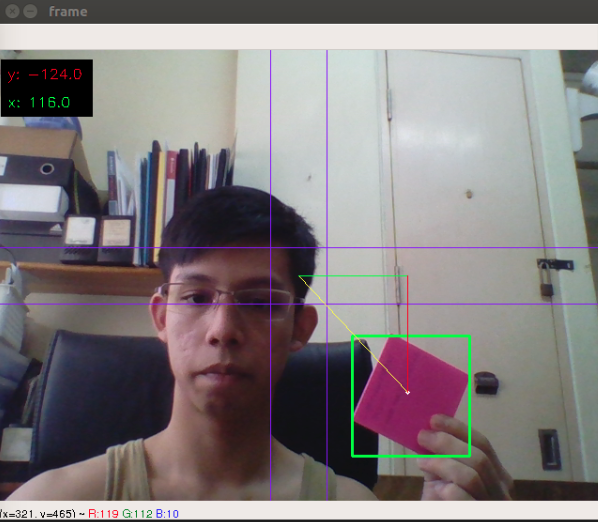
#> input picture Images/Guidelines.png, 598 x 522 px, given in place of the camera
$ python object_tracking.py   (older library calls are emulated)
#> lines starting #> are read from the running program, lines starting #| are printed output that depends on the picture; after the words box and inside, x2 and y2 are one past the last pixel; in counts of white or black regions, pixels touching at a corner belong together
from collections import deque
import numpy as np
import cv2
import imutils

# upper and lower bounds for colour detection, in HSV
pinkLower = np.array([145, 100, 80])
pinkUpper = np.array([165, 255, 255])

cap = cv2.VideoCapture(0) # using webcam capture

img = cap.read()[1]
#> img is the input picture: shape (522, 598, 3); mean B, G, R 125.7, 124.1, 130.3
height, width, channels = img.shape # getting the resolution of the capture to find center of the capture
#> height = 522; width = 598; channels = 3
print("height: {}, width: {}".format(height, width))
#| height: 522, width: 598

while(True):

    ret, frame = cap.read()

    # frame = imutils.resize(frame, width = 600)
    blurred = cv2.GaussianBlur(frame, (11,11), 0)
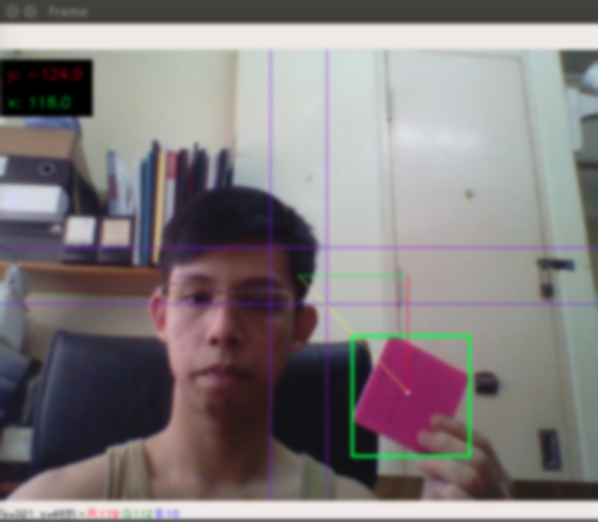
#> blurred: shape (522, 598, 3); mean B, G, R 125.7, 124.2, 130.4
    hsv = cv2.cvtColor(blurred, cv2.COLOR_BGR2HSV)
#> hsv: shape (522, 598, 3); mean H, S, V 72.6, 44.4, 136.2

    # image processing
    mask = cv2.inRange(hsv, pinkLower, pinkUpper)
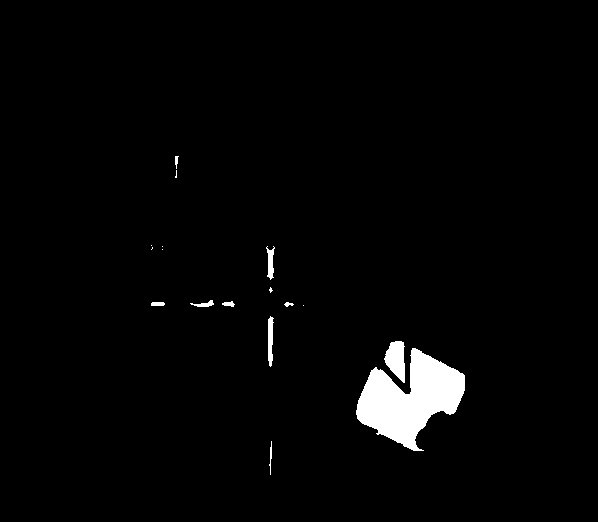
#> mask: shape (522, 598); 2.4% white; 17 white regions (7 under 20 px), largest, box (x1, y1, x2, y2) and area: (356, 348, 465, 451) 6034, (384, 341, 405, 383) 590, (268, 316, 274, 367) 227
    mask = cv2.erode(mask, None, iterations=2)
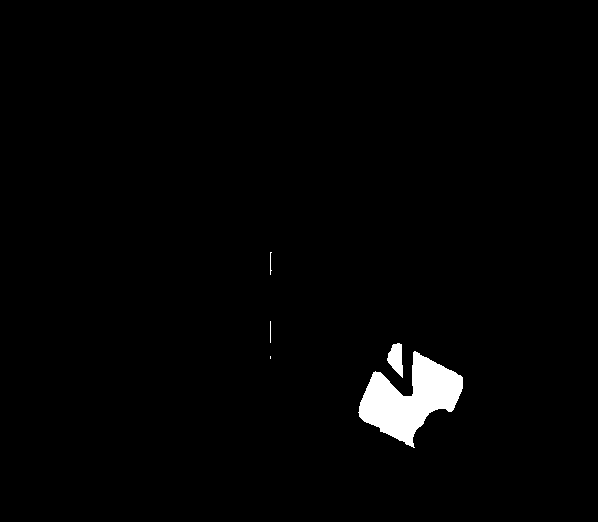
#> mask: shape (522, 598); 1.7% white; 5 white regions (1 under 20 px), largest, box (x1, y1, x2, y2) and area: (358, 351, 463, 448) 5049, (387, 343, 403, 378) 357, (270, 252, 272, 275) 25, (270, 321, 271, 343) 22
    mask = cv2.dilate(mask, None, iterations=2)
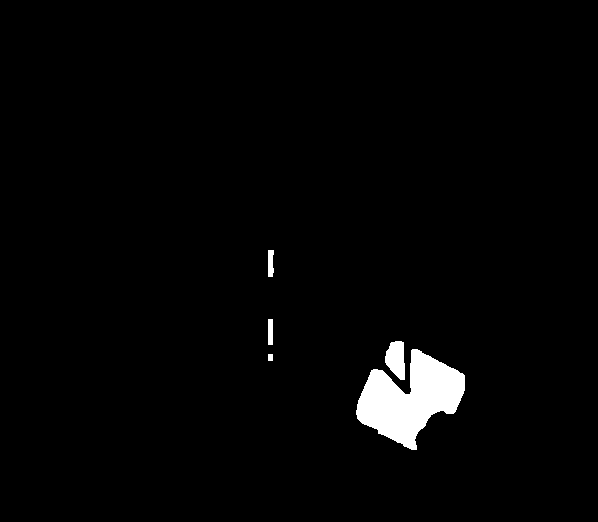
#> mask: shape (522, 598); 2.2% white; 5 white regions

    # getting contours
    cnts = cv2.findContours(mask.copy(), cv2.RETR_EXTERNAL, cv2.CHAIN_APPROX_SIMPLE)
#> cnts = 5 contours; box (x1, y1, x2, y2) and area: (356, 349, 465, 450) 5824, (385, 341, 405, 380) 531, (268, 250, 274, 277) 114, (268, 319, 273, 345) 100, (268, 354, 273, 361) 24
    cnts = cnts[0] if imutils.is_cv2() else cnts[1]
    center = None

    if len(cnts) > 0:

        c = max(cnts, key=cv2.contourArea)
#> c = contour of 186 points, box (x1, y1, x2, y2) (356, 349, 465, 450), area 5824
        x, y, w, h = cv2.boundingRect(c)
#> x = 356; y = 349; w = 109; h = 101
        M = cv2.moments(c)
#> M = moments, m00 5824, centre m10/m00, m01/m00 = (409.7, 398.5)
        center = (int(M["m10"]/M["m00"]), int(M["m01"]/M["m00"]))
#> center = (409, 398)

        if w > 10 and h > 10:
            cv2.rectangle(frame, (x, y), (x+w, y+h), (0, 255, 0), 2)
            cv2.circle(frame, (center), 2, (255, 255, 255), -1)
#> frame: shape (522, 598, 3); mean B, G, R 125.3, 124.8, 129.9
    else:
        center = (int(width/2), int(height/2))

    # drawing lines for visualisation
    cv2.line(frame, (int(width/2 + 30), 0), (int(width/2 + 30), height), (255, 0, 127), 1)
    cv2.line(frame, (int(width/2 - 30), 0), (int(width/2 - 30), height), (255, 0, 127), 1)
    cv2.line(frame, (0, int(height/2 + 30)), (width, int(height/2 + 30)), (255, 0, 127), 1)
    cv2.line(frame, (0, int(height/2 - 30)), (width, int(height/2 - 30)), (255, 0, 127), 1)

    cv2.line(frame, center, (int(width/2), int(height/2)), (0, 255, 255), 1)
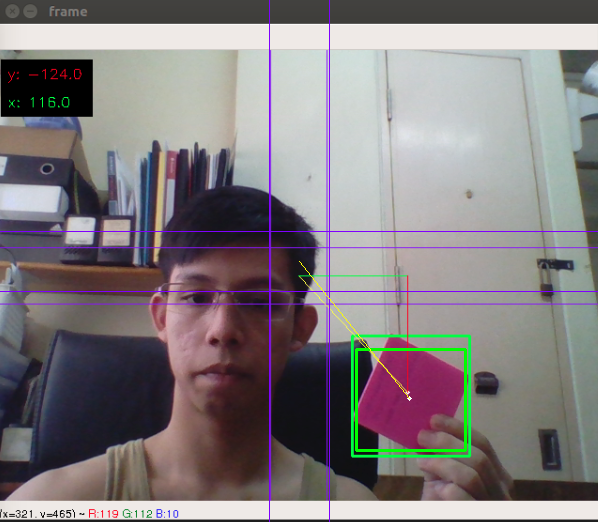
#> frame: shape (522, 598, 3); mean B, G, R 126.2, 124, 130

    cv2.imshow("mask", mask)
    cv2.imshow("frame", frame)

    if cv2.waitKey(1) & 0xFF == ord("q"):
#> (key q is pressed here)
        break

#> (the run stopped early here; a loop or call above may not have finished)
